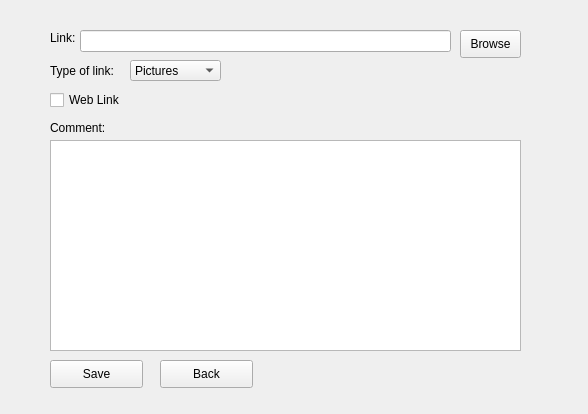
<?xml version="1.0" encoding="UTF-8"?>
<ui version="4.0">
 <class>AddLinkWindow</class>
 <widget class="QWidget" name="AddLinkWindow">
  <property name="geometry">
   <rect>
    <x>0</x>
    <y>0</y>
    <width>588</width>
    <height>414</height>
   </rect>
  </property>
  <property name="windowTitle">
   <string>Form</string>
  </property>
  <widget class="QComboBox" name="inpType">
   <property name="geometry">
    <rect>
     <x>130</x>
     <y>60</y>
     <width>91</width>
     <height>21</height>
    </rect>
   </property>
   <item>
    <property name="text">
     <string>Pictures</string>
    </property>
   </item>
   <item>
    <property name="text">
     <string>Book</string>
    </property>
   </item>
   <item>
    <property name="text">
     <string>Document</string>
    </property>
   </item>
   <item>
    <property name="text">
     <string>Audio</string>
    </property>
   </item>
   <item>
    <property name="text">
     <string>Video</string>
    </property>
   </item>
   <item>
    <property name="text">
     <string>Project</string>
    </property>
   </item>
   <item>
    <property name="text">
     <string>Website</string>
    </property>
   </item>
  </widget>
  <widget class="QLabel" name="lblType">
   <property name="geometry">
    <rect>
     <x>50</x>
     <y>60</y>
     <width>81</width>
     <height>21</height>
    </rect>
   </property>
   <property name="text">
    <string>Type of link:</string>
   </property>
  </widget>
  <widget class="QCheckBox" name="btnWebCheck">
   <property name="geometry">
    <rect>
     <x>50</x>
     <y>90</y>
     <width>83</width>
     <height>20</height>
    </rect>
   </property>
   <property name="text">
    <string>Web Link</string>
   </property>
  </widget>
  <widget class="QLineEdit" name="inpLink">
   <property name="geometry">
    <rect>
     <x>80</x>
     <y>30</y>
     <width>371</width>
     <height>22</height>
    </rect>
   </property>
  </widget>
  <widget class="QLabel" name="lblLink">
   <property name="geometry">
    <rect>
     <x>50</x>
     <y>30</y>
     <width>56</width>
     <height>16</height>
    </rect>
   </property>
   <property name="text">
    <string>Link:</string>
   </property>
  </widget>
  <widget class="QPushButton" name="btnBrowseFile">
   <property name="geometry">
    <rect>
     <x>460</x>
     <y>30</y>
     <width>61</width>
     <height>28</height>
    </rect>
   </property>
   <property name="text">
    <string>Browse</string>
   </property>
  </widget>
  <widget class="QLabel" name="lblComment">
   <property name="geometry">
    <rect>
     <x>50</x>
     <y>120</y>
     <width>71</width>
     <height>16</height>
    </rect>
   </property>
   <property name="text">
    <string>Comment:</string>
   </property>
  </widget>
  <widget class="QTextEdit" name="inpComment">
   <property name="geometry">
    <rect>
     <x>50</x>
     <y>140</y>
     <width>471</width>
     <height>211</height>
    </rect>
   </property>
  </widget>
  <widget class="QPushButton" name="btnSave">
   <property name="geometry">
    <rect>
     <x>50</x>
     <y>360</y>
     <width>93</width>
     <height>28</height>
    </rect>
   </property>
   <property name="text">
    <string>Save</string>
   </property>
  </widget>
  <widget class="QPushButton" name="btnBack">
   <property name="geometry">
    <rect>
     <x>160</x>
     <y>360</y>
     <width>93</width>
     <height>28</height>
    </rect>
   </property>
   <property name="text">
    <string>Back</string>
   </property>
  </widget>
 </widget>
 <resources/>
 <connections/>
</ui>
